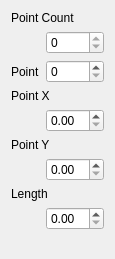
         <widget class="QWidget" name="scrollAreaWidgetContents_9">
          <property name="geometry">
           <rect>
            <x>0</x>
            <y>0</y>
            <width>115</width>
            <height>259</height>
           </rect>
          </property>
          <layout class="QVBoxLayout" name="verticalLayout_19">
           <item>
            <layout class="QFormLayout" name="formLayout_9">
             <property name="rowWrapPolicy">
              <enum>QFormLayout::RowWrapPolicy::WrapLongRows</enum>
             </property>
             <item row="0" column="0">
              <widget class="QLabel" name="polyline_pointCountLabel">
               <property name="text">
                <string>Point Count</string>
               </property>
              </widget>
             </item>
             <item row="0" column="1">
              <widget class="QSpinBox" name="polyline_pointCount">
               <property name="readOnly">
                <bool>true</bool>
               </property>
              </widget>
             </item>
             <item row="1" column="0">
              <widget class="QLabel" name="polyline_pointLabel">
               <property name="text">
                <string>Point</string>
               </property>
              </widget>
             </item>
             <item row="1" column="1">
              <widget class="QSpinBox" name="polyline_point"/>
             </item>
             <item row="2" column="0">
              <widget class="QLabel" name="polyline_pointXLabel">
               <property name="text">
                <string>Point X</string>
               </property>
              </widget>
             </item>
             <item row="2" column="1">
              <widget class="QDoubleSpinBox" name="polyline_pointX"/>
             </item>
             <item row="3" column="0">
              <widget class="QLabel" name="polyline_pointYLabel">
               <property name="text">
                <string>Point Y</string>
               </property>
              </widget>
             </item>
             <item row="3" column="1">
              <widget class="QDoubleSpinBox" name="polyline_pointY"/>
             </item>
             <item row="4" column="0">
              <widget class="QLabel" name="polyline_lengthLabel">
               <property name="text">
                <string>Length</string>
               </property>
              </widget>
             </item>
             <item row="4" column="1">
              <widget class="QDoubleSpinBox" name="polyline_length"/>
             </item>
            </layout>
           </item>
          </layout>
         </widget>
